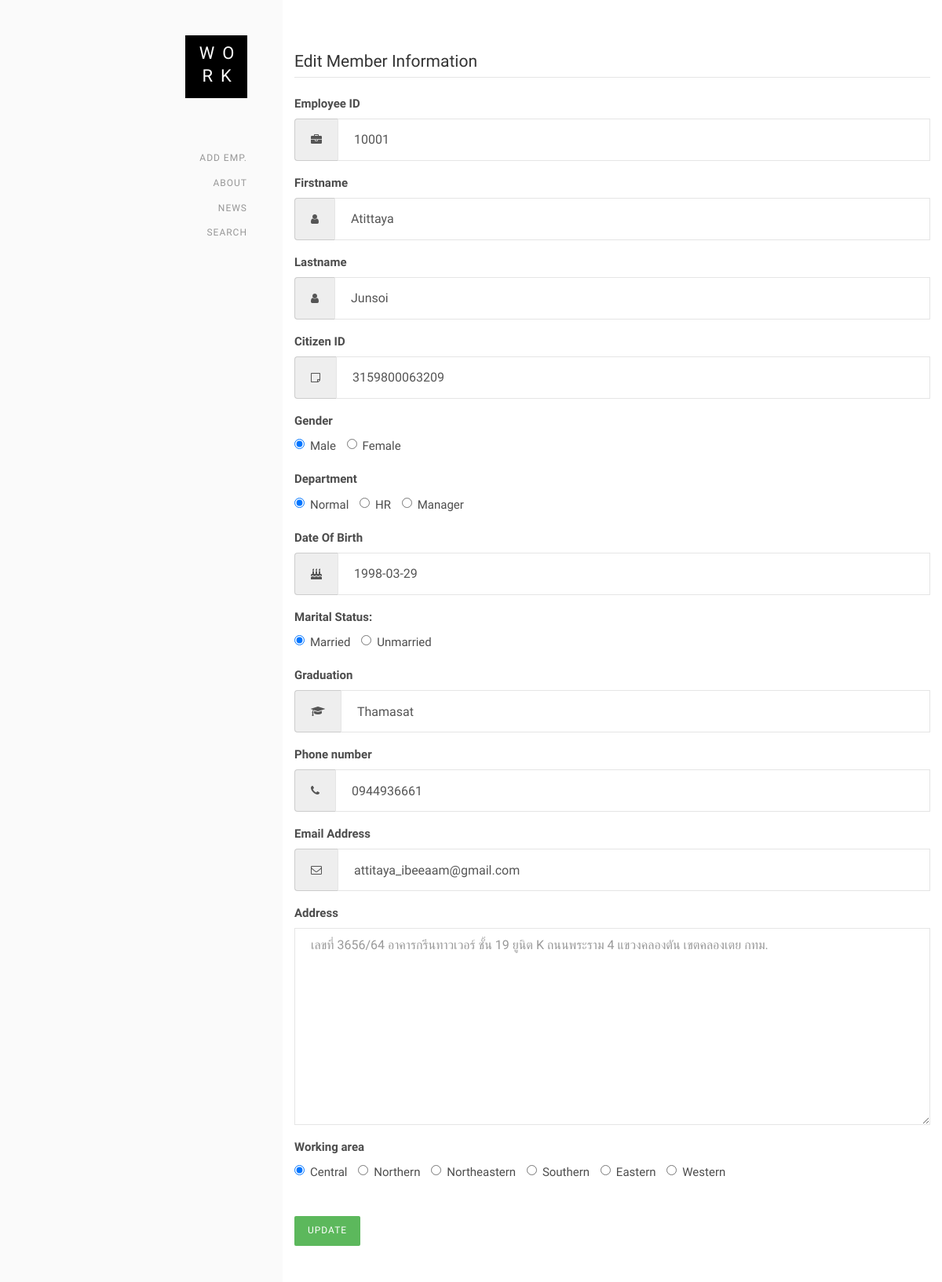
The page /member_edit.php?employeeID=10001 on the database as committed earlier.
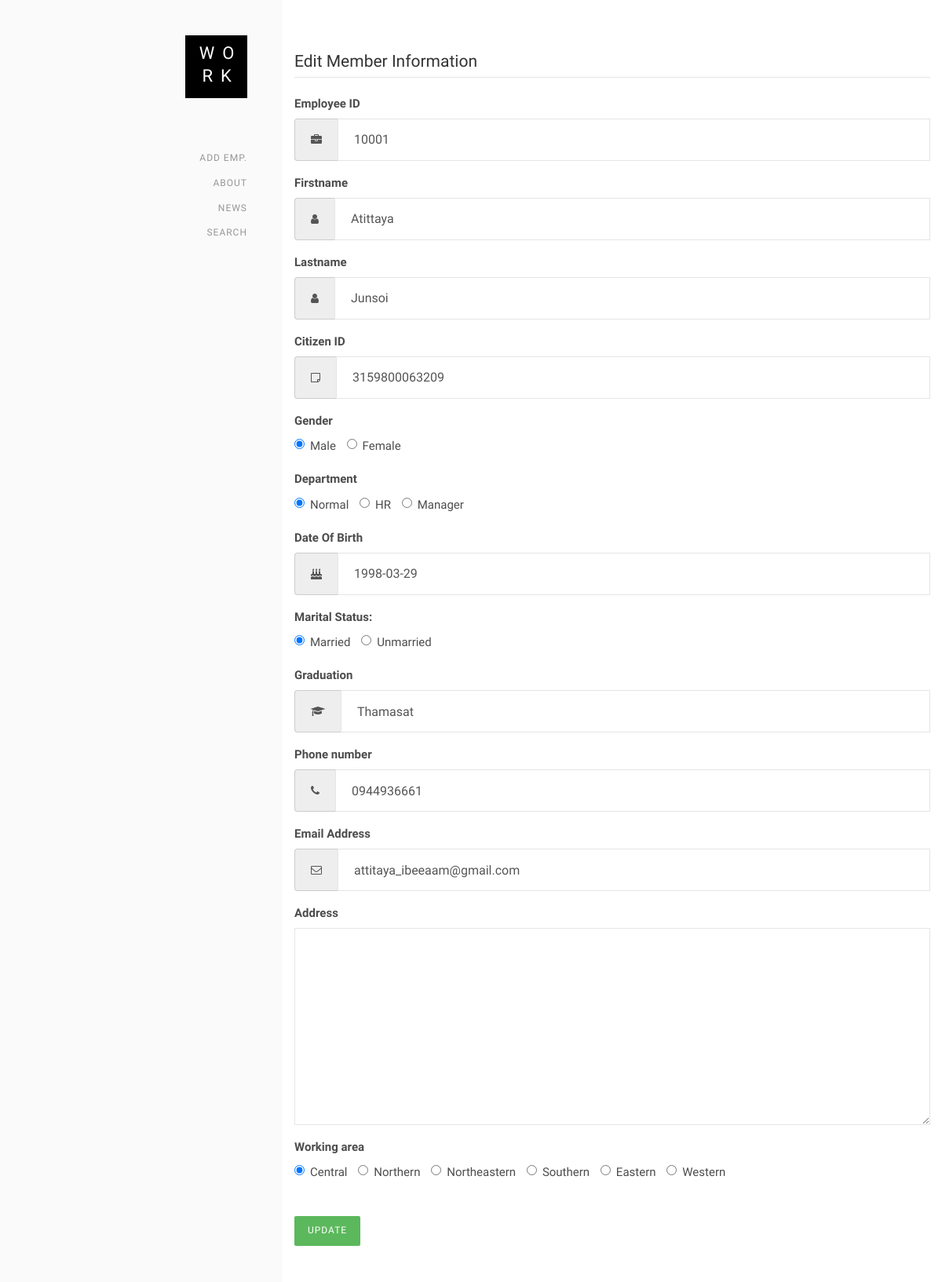
The same page on the database as committed later.
### tables this page shows
CREATE TABLE `employee` (
  `emp_id` varchar(50) NOT NULL,
  `citizenID` varchar(50) NOT NULL,
  `email` varchar(100) NOT NULL,
  `graduate` varchar(100) NOT NULL,
  `firstname` varchar(50) NOT NULL,
  `lastname` varchar(50) NOT NULL,
  `birthday` date NOT NULL,
  `gender` varchar(10) NOT NULL,
  `address` varchar(200) NOT NULL,
  `phonenumber` varchar(20) NOT NULL,
  `maritalstatus` varchar(45) NOT NULL,
  `workingarea` varchar(45) NOT NULL
);

### member_edit.php (the view, shortened to what the changed rows need)
<?php include 'connect.php';
	$empID = $_GET['employeeID'];
	$sql = "SELECT* FROM employee WHERE emp_id = '$empID'";
	$result = mysqli_query($db,$sql);
	if($row = mysqli_fetch_assoc($result)){
		$cID = $row['citizenID'];
		$firstname = $row['firstname'];
		$lastname = $row['lastname'];
		$dob = $row['birthday'];
		$graduate = $row['graduate'];
		$phone = $row['phonenumber'];
		$email = $row['email'];
		$address = $row['address'];
	}
?>
<!DOCTYPE HTML>
<html>
<head>
    <link rel='stylesheet prefetch' href='https://cdnjs.cloudflare.com/ajax/libs/font-awesome/4.7.0/css/font-awesome.min.css'>
    <link rel="stylesheet" href="css/bootstrap.css">
    <link rel="stylesheet" href="css/style.css">
</head>
<body>
    <div id="colorlib-page">
        <aside id="colorlib-aside" role="complementary" class="border js-fullheight">
            <h1 id="colorlib-logo"><a href="add_hr.php"><span>Wo</span><span>rk</span></a></h1>
        </aside>
        <div id="colorlib-main">
            <div class="colorlib-work">
				<form method="POST">
					<div class="container-fluid">
						<fieldset>
								<div class="form-group">
									<div class="col">
										<div class="input-group">
											<div class="input-group-addon">
												<i class="fa fa-user">
												</i>
											</div>
											<input id="Firstname" name="Firstname" type="text" placeholder="<?php echo $firstname;?>" value="<?php echo $firstname;?>"class="form-control input-md">
										</div>
									</div>
								</div>
								<div class="form-group">
									<div class="col">
										<div class="input-group">
											<div class="input-group-addon">
												<i class="fa fa-user">
												</i>
											</div>
											<input id="Lastname" name="Lastname" type="text" placeholder="<?php echo $lastname;?>" value="<?php echo $lastname;?>" class="form-control input-md">
										</div>
									</div>
								</div>
							<div class="form-group">
								<div class="col">
									<div class="input-group">
										<div class="input-group-addon">
											<i class="fa fa-sticky-note-o"></i>
										</div>
										<input id="Citizen" name="Citizen" type="text" placeholder="<?php echo $cID;?>" value="<?php echo $cID;?>" class="form-control input-md">
									</div>
								</div>
							</div>
							<div class="form-group">
								<div class="col">
									<div class="input-group">
										<div class="input-group-addon">
											<i class="fa fa-birthday-cake"></i>
										</div>
										<input id="Date Of Birth" name="date" type="text" placeholder="<?php echo $dob;?>" value="<?php echo $dob;?>"class="form-control input-md">
									</div>
								</div>
							</div>
							<div class="form-group">
								<div class="col">
									<div class="input-group">
										<div class="input-group-addon">
											<i class="fa fa-graduation-cap"></i>
										</div>
										<input id="grad" name="grad" type="text" placeholder="<?php echo $graduate;?>" value="<?php echo $graduate;?>"class="form-control input-md">
									</div>
								</div>
							</div>
							<div class="form-group">
								<div class="col">
									<div class="input-group">
										<div class="input-group-addon">
											<i class="fa fa-phone"></i>
										</div>
										<input id="Phone number " name="phoneNum" type="text" placeholder="<?php echo $phone;?>" value="<?php echo $phone;?>"class="form-control input-md">
									</div>
								</div>
							</div>
							<div class="form-group">
								<div class="col">
									<div class="input-group">
										<div class="input-group-addon">
											<i class="fa fa-envelope-o"></i>
										</div>
										<input id="Email Address" name="email" type="text" placeholder="<?php echo $email;?>" value="<?php echo $email;?>"class="form-control input-md">
									</div>
								</div>
							</div>
							<div class="form-group">
								<div class="col">
									<textarea class="form-control" rows="10" id="Address" name="Address" placeholder='<?php echo $address;?>' value='<?php echo $address;?>'></textarea>
								</div>
							</div>
						</fieldset>
					</div>
				</div>
        </div>
    </div>
</body>
</html>

Rows that differ between the two databases and show on the page:
changed employee "Atittaya": Address "เลขที่ 3656/64 อาคารกรีนทาวเวอร์ ชั้น 19 ยูนิต K ถนนพระราม 4 แขวงคลองตัน เขตคลองเตย กทม." → (not shown)
